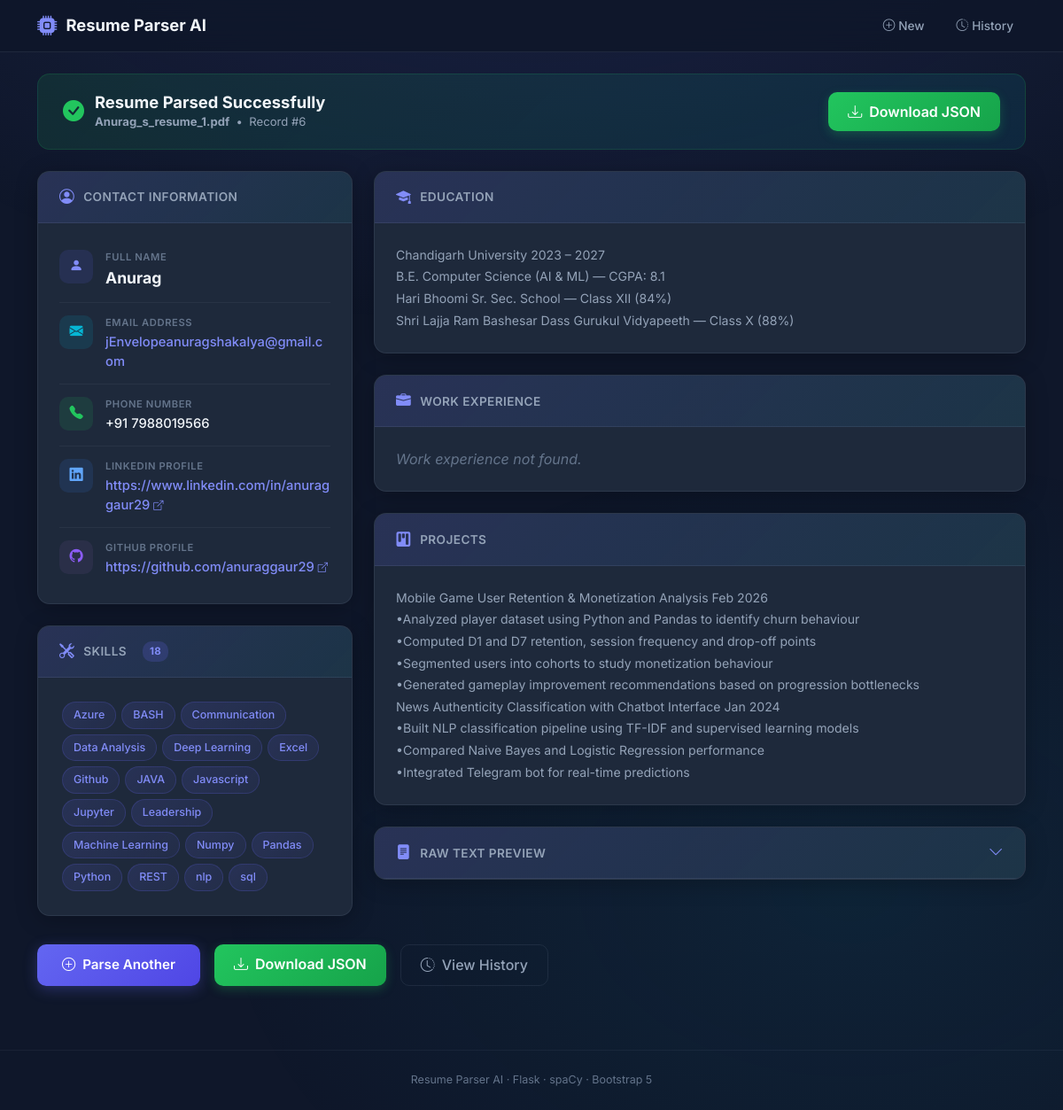
The page /view/6 on the database its author committed.
### tables this page shows
CREATE TABLE resumes (
            id               INTEGER PRIMARY KEY AUTOINCREMENT,
            filename         TEXT,
            name             TEXT,
            email            TEXT,
            phone            TEXT,
            linkedin         TEXT,
            skills           TEXT,      -- stored as JSON string
            education        TEXT,
            experience       TEXT,
            projects         TEXT,
            skill_match      TEXT,      -- stored as JSON string
            raw_text_preview TEXT,
            created_at       TIMESTAMP DEFAULT CURRENT_TIMESTAMP
        , github TEXT);

### app.py (the view)
@app.route("/view/<int:resume_id>")
def view_resume(resume_id: int):
    conn = get_db()
    row = conn.execute(
        "SELECT * FROM resumes WHERE id = ?", (resume_id,)
    ).fetchone()
    conn.close()
    if not row:
        flash("Resume not found.", "error")
        return redirect(url_for("history"))
    data = {
        "name":       row["name"],
        "email":      row["email"],
        "phone":      row["phone"],
        "linkedin":   row["linkedin"],
        "github":     row["github"] if "github" in row.keys() else "Not Found",
        "skills":     json.loads(row["skills"]) if row["skills"] else [],
        "education":  row["education"],
        "experience": row["experience"],
        "projects":   row["projects"],
        "skill_match": json.loads(row["skill_match"]) if row["skill_match"] else {
            "percentage": 0, "matched_skills": [], "missing_skills": [],
            "total_jd_skills": 0, "matched_count": 0
        },
        "raw_text_preview": row["raw_text_preview"],
    }
    return render_template(
        "result.html", data=data, resume_id=resume_id, filename=row["filename"]
    )

### app.py (called while the page is built)
def get_db() -> sqlite3.Connection:
    conn = sqlite3.connect(DB_PATH)
    conn.row_factory = sqlite3.Row   # Allows dict-style column access
    return conn

### templates/result.html (shortened to what this page needs)
<!DOCTYPE html>
<html lang="en">
<head>
  <link href="https://cdn.jsdelivr.net/npm/bootstrap@5.3.2/dist/css/bootstrap.min.css" rel="stylesheet" />
  <link href="https://cdn.jsdelivr.net/npm/bootstrap-icons@1.11.3/font/bootstrap-icons.min.css" rel="stylesheet" />
  <link rel="stylesheet" href="{{ url_for('static', filename='style.css') }}" />
</head>
<body>
<nav class="navbar-custom">
  <div class="container d-flex align-items-center justify-content-between">
    <a class="brand" href="/"><i class="bi bi-cpu-fill"></i> Resume Parser AI</a>
    <div class="d-flex gap-2">
      <a href="/" class="nav-link-custom"><i class="bi bi-plus-circle me-1"></i>New</a>
      <a href="/history" class="nav-link-custom"><i class="bi bi-clock-history me-1"></i>History</a>
    </div>
  </div>
</nav>
<div class="container py-4">
  <div class="success-banner fade-up mb-4">
    <div class="status">
      <i class="bi bi-check-circle-fill"></i>
      <div>
        <h3>Resume Parsed Successfully</h3>
        <p class="meta mb-0"><strong>{{ filename }}</strong> &nbsp;&bull;&nbsp; Record #{{ resume_id }}</p>
      </div>
    </div>
    <a href="/download/{{ resume_id }}" class="btn-green"><i class="bi bi-download me-2"></i>Download JSON</a>
  </div>
  <div class="row g-4">
    <div class="col-lg-4">
      <div class="glass-card fade-up fade-up-d1 mb-4">
        <div class="glass-card-header"><i class="bi bi-person-circle"></i> Contact Information</div>
        <div class="glass-card-body" style="padding:16px 24px;">
          <div class="contact-row">
            <div class="contact-icon name"><i class="bi bi-person-fill"></i></div>
            <div>
              <div class="contact-label">Full Name</div>
              <div class="contact-value" style="font-size:1.1rem; font-weight:700;">
                {% if data.name and data.name != 'Not Found' %}{{ data.name }}{% else %}<span class="not-found">Not Found</span>{% endif %}
              </div>
            </div>
          </div>
          <div class="contact-row">
            <div class="contact-icon email"><i class="bi bi-envelope-fill"></i></div>
            <div>
              <div class="contact-label">Email Address</div>
              <div class="contact-value">
                {% if data.email and data.email != 'Not Found' %}<a href="mailto:{{ data.email }}">{{ data.email }}</a>{% else %}<span class="not-found">Not Found</span>{% endif %}
              </div>
            </div>
          </div>
          <div class="contact-row">
            <div class="contact-icon phone"><i class="bi bi-telephone-fill"></i></div>
            <div>
              <div class="contact-label">Phone Number</div>
              <div class="contact-value">
                {% if data.phone and data.phone != 'Not Found' %}{{ data.phone }}{% else %}<span class="not-found">Not Found</span>{% endif %}
              </div>
            </div>
          </div>
          <div class="contact-row">
            <div class="contact-icon link"><i class="bi bi-linkedin"></i></div>
            <div>
              <div class="contact-label">LinkedIn Profile</div>
              <div class="contact-value">
                {% if data.linkedin and data.linkedin != 'Not Found' %}
                  <a href="{{ data.linkedin }}" target="_blank" rel="noopener">{{ data.linkedin }} <i class="bi bi-box-arrow-up-right" style="font-size:.7rem;"></i></a>
                {% else %}<span class="not-found">Not Found</span>{% endif %}
              </div>
            </div>
          </div>
          <div class="contact-row">
            <div class="contact-icon github" style="background:rgba(110,84,148,.15); color:#8b5cf6;"><i class="bi bi-github"></i></div>
            <div>
              <div class="contact-label">GitHub Profile</div>
              <div class="contact-value">
                {% if data.github and data.github != 'Not Found' %}
                  <a href="{{ data.github }}" target="_blank" rel="noopener">{{ data.github }} <i class="bi bi-box-arrow-up-right" style="font-size:.7rem;"></i></a>
                {% else %}<span class="not-found">Not Found</span>{% endif %}
              </div>
            </div>
          </div>
        </div>
      </div>
      <div class="glass-card fade-up fade-up-d2 mb-4">
        <div class="glass-card-header">
          <i class="bi bi-tools"></i> Skills
          <span class="skill-count">{{ data.skills|length }}</span>
        </div>
        <div class="glass-card-body">
          {% if data.skills %}
            {% for s in data.skills %}<span class="skill-chip">{{ s }}</span>{% endfor %}
          {% else %}
            <p class="not-found mb-0">No skills detected.</p>
          {% endif %}
        </div>
      </div>
    </div>
    <div class="col-lg-8">
      <div class="glass-card fade-up fade-up-d1 mb-4">
        <div class="glass-card-header"><i class="bi bi-mortarboard-fill"></i> Education</div>
        <div class="glass-card-body">
          {% if data.education and data.education != 'Not Found' %}
            <div class="section-content">{{ data.education }}</div>
          {% else %}<p class="not-found mb-0">Education details not found.</p>{% endif %}
        </div>
      </div>
      <div class="glass-card fade-up fade-up-d2 mb-4">
        <div class="glass-card-header"><i class="bi bi-briefcase-fill"></i> Work Experience</div>
        <div class="glass-card-body">
          {% if data.experience and data.experience != 'Not Found' %}
            <div class="section-content">{{ data.experience }}</div>
          {% else %}<p class="not-found mb-0">Work experience not found.</p>{% endif %}
        </div>
      </div>
      <div class="glass-card fade-up fade-up-d3 mb-4">
        <div class="glass-card-header"><i class="bi bi-kanban-fill"></i> Projects</div>
        <div class="glass-card-body">
          {% if data.projects and data.projects != 'Not Found' %}
            <div class="section-content">{{ data.projects }}</div>
          {% else %}<p class="not-found mb-0">Projects not found.</p>{% endif %}
        </div>
      </div>
      <div class="glass-card fade-up fade-up-d4 mb-4">
        <div class="glass-card-header collapse-toggle" data-bs-toggle="collapse" data-bs-target="#rawText" aria-expanded="false">
          <i class="bi bi-file-text-fill"></i> Raw Text Preview
          <i class="bi bi-chevron-down ms-auto chevron"></i>
        </div>
      </div>
    </div>
  </div>
  <div class="d-flex gap-3 flex-wrap mt-2 mb-5 fade-up">
    <a href="/" class="btn-accent"><i class="bi bi-plus-circle me-2"></i>Parse Another</a>
    <a href="/download/{{ resume_id }}" class="btn-green"><i class="bi bi-download me-2"></i>Download JSON</a>
    <a href="/history" class="btn-ghost"><i class="bi bi-clock-history me-2"></i>View History</a>
  </div>
</div>
<footer class="footer-custom">Resume Parser AI &middot; Flask &middot; spaCy &middot; Bootstrap 5</footer>
</body>
</html>

### rows shown on the page
resumes: filename "Anurag_s_resume_1.pdf", name "Anurag", email "jEnvelopeanuragshakalya@gmail.com", phone "+91 7988019566", linkedin "https://www.linkedin.com/in/anuraggaur29", github "https://github.com/anuraggaur29", education "Chandigarh University 2023 – 2027 B.E. Computer Science (AI & ML) — CGPA: 8.1 Hari Bhoomi Sr. Sec. School — Class XII (84%) Shri Lajja Ram Bashesar Dass Gurukul Vidyapeeth — Class X (88%)", projects "Mobile Game User Retention & Monetization Analysis Feb 2026 •Analyzed player dataset using Python and Pandas to identify churn behaviour •Computed D1 and D7 retention, session frequency and drop-off points •Segmented users into cohorts to study monetization behaviour •Generated gameplay improvement recommendations based on progression bottlenecks News Authenticity Classification with Chatbot Interface Jan 2024 •Built NLP classification pipeline using TF-IDF and supervised learning models •Compared Naive Bayes and Logistic Regression performance •Integrated Telegram bot for real-time predictions"

### other values the page prints
{{ resume_id }} "6"
{{ data.skills|length }} "18"
{{ s }} "Azure" "BASH" "Communication" "Data Analysis" "Deep Learning" "Excel" "Github" "JAVA" "Javascript" "Jupyter" "Leadership" "Machine Learning" "Numpy" "Pandas" "Python" "REST" "nlp" "sql"
